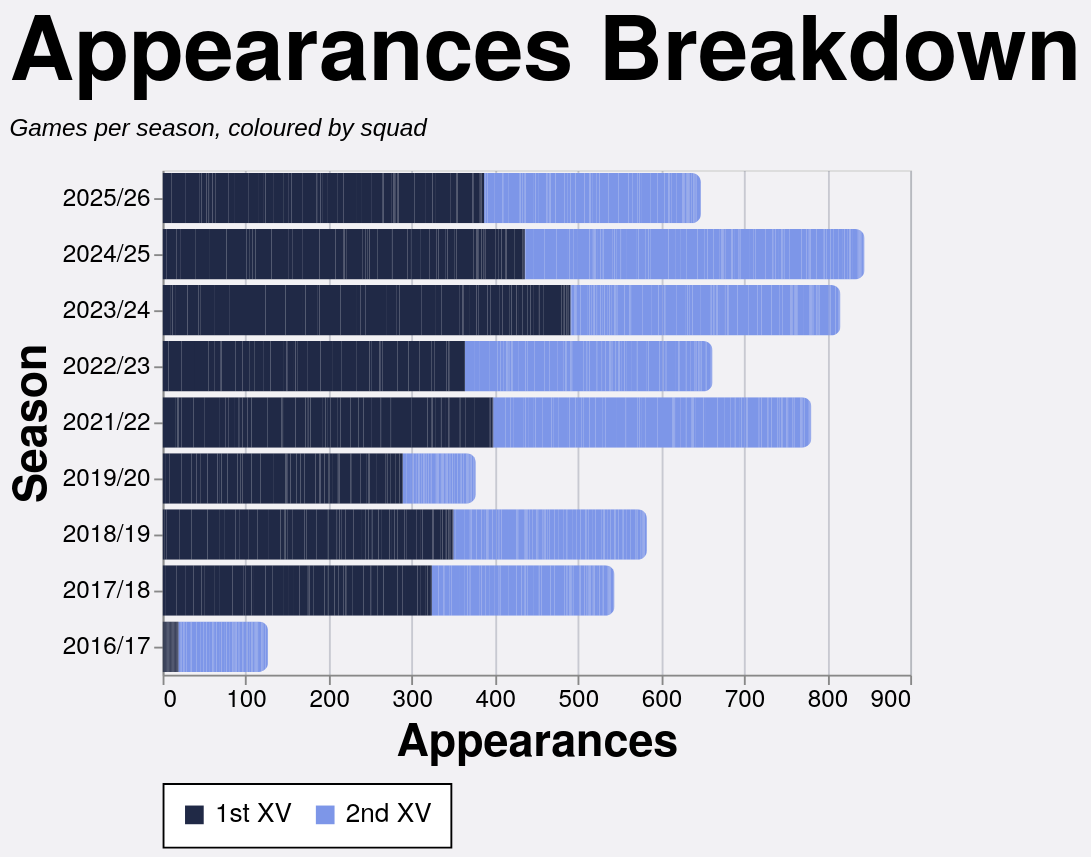

Describe this chart as a Vega-Lite specification.
### Vega-Lite specification from a JSON file in a GitHub repository (floating-point values rounded to 4 significant figures; data arrays with more than 128 entries replaced by an {"elided": "..."} marker saying what was removed)
{"config": {"axis": {"labelFont": "PT Sans Narrow, Helvetica Neue, Helvetica, Arial, sans-serif", "titleFont": "PT Sans Narrow, Helvetica Neue, Helvetica, Arial, sans-serif", "labelFontSize": 13, "titleFontSize": 24, "gridColor": "#202947", "gridOpacity": 0.2}, "text": {"font": "Lato, sans-serif"}, "bar": {"cornerRadiusEnd": 5}, "header": {"labelFont": "PT Sans Narrow, Helvetica Neue, Helvetica, Arial, sans-serif", "titleFont": "PT Sans Narrow, Helvetica Neue, Helvetica, Arial, sans-serif", "labelFontSize": 24, "titleFontSize": 28, "labelFontWeight": "bold", "orient": "left"}, "legend": {"labelFont": "PT Sans Narrow, Helvetica Neue, Helvetica, Arial, sans-serif", "titleFont": "PT Sans Narrow, Helvetica Neue, Helvetica, Arial, sans-serif", "labelFontSize": 14, "titleFontSize": 16, "titlePadding": 5, "fillColor": "white", "strokeColor": "black", "padding": 10, "titleFontWeight": "lighter", "titleFontStyle": "italic", "titleColor": "gray", "offset": 10}, "title": {"font": "PT Sans Narrow, Helvetica Neue, Helvetica, Arial, sans-serif", "fontSize": 48, "fontWeight": "bold", "anchor": "start", "align": "center", "titlePadding": 20, "subtitlePadding": 10, "subtitleFontSize": 13, "subtitleColor": "", "subtitleFontStyle": "italic", "offset": 15, "color": "black"}, "axisX": {"labelAngle": 0}, "facet": {"title": null, "header": null, "align": {"row": "each", "column": "each"}}, "resolve": {"scale": {"y": "independent", "facet": "independent"}}, "background": "#f2f1f4", "scale": {"offsetBandPaddingOuter": 0.2, "offsetBandPaddingInner": 0.1}}, "data": {"name": "data-353660a51557f298c5c980effea20efc"}, "mark": {"type": "bar"}, "encoding": {"color": {"field": "color_value", "legend": {"orient": "bottom", "title": null}, "scale": {"domain": ["1st XV", "2nd XV"], "range": ["#202946", "#7d96e8"]}, "sort": {"field": "sum(apps)", "op": "sum", "order": "descending"}, "type": "nominal"}, "tooltip": [{"field": "player", "title": "Player", "type": "nominal"}, {"field": "season", "title": "Season", "type": "nominal"}, {"field": "color_value", "title": "Group", "type": "nominal"}, {"aggregate": "sum", "field": "apps", "title": "Appearances", "type": "quantitative"}], "x": {"aggregate": "sum", "field": "apps", "title": "Appearances", "type": "quantitative"}, "y": {"field": "season", "sort": {"field": "season_sort", "op": "max", "order": "descending"}, "title": "Season", "type": "nominal"}}, "height": {"step": 30}, "title": {"text": "Appearances Breakdown", "subtitle": "Games per season, coloured by squad"}, "width": 400, "$schema": "https://vega.github.io/schema/vega-lite/v5.20.1.json", "datasets": {"data-353660a51557f298c5c980effea20efc": {"elided": "2498 records"}}}
